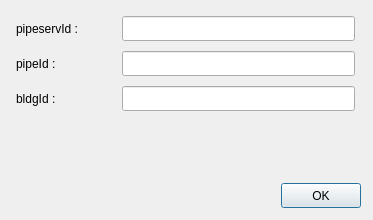
<?xml version="1.0" encoding="UTF-8"?>
<ui version="4.0">
 <class>Dialog</class>
 <widget class="QDialog" name="Dialog">
  <property name="geometry">
   <rect>
    <x>0</x>
    <y>0</y>
    <width>373</width>
    <height>220</height>
   </rect>
  </property>
  <property name="windowTitle">
   <string>Dialog</string>
  </property>
  <widget class="QWidget" name="layoutWidget">
   <property name="geometry">
    <rect>
     <x>10</x>
     <y>180</y>
     <width>351</width>
     <height>31</height>
    </rect>
   </property>
   <layout class="QHBoxLayout" name="horizontalLayout">
    <item>
     <spacer name="horizontalSpacer_8">
      <property name="orientation">
       <enum>Qt::Horizontal</enum>
      </property>
      <property name="sizeHint" stdset="0">
       <size>
        <width>40</width>
        <height>25</height>
       </size>
      </property>
     </spacer>
    </item>
    <item>
     <widget class="QPushButton" name="okBtn">
      <property name="minimumSize">
       <size>
        <width>0</width>
        <height>25</height>
       </size>
      </property>
      <property name="maximumSize">
       <size>
        <width>16777215</width>
        <height>25</height>
       </size>
      </property>
      <property name="text">
       <string>OK</string>
      </property>
     </widget>
    </item>
   </layout>
  </widget>
  <widget class="QWidget" name="layoutWidget_2">
   <property name="geometry">
    <rect>
     <x>10</x>
     <y>10</y>
     <width>351</width>
     <height>107</height>
    </rect>
   </property>
   <layout class="QGridLayout" name="gridLayout">
    <property name="leftMargin">
     <number>6</number>
    </property>
    <property name="topMargin">
     <number>6</number>
    </property>
    <property name="rightMargin">
     <number>6</number>
    </property>
    <property name="bottomMargin">
     <number>6</number>
    </property>
    <property name="horizontalSpacing">
     <number>6</number>
    </property>
    <property name="verticalSpacing">
     <number>10</number>
    </property>
    <item row="0" column="0">
     <widget class="QLabel" name="label">
      <property name="minimumSize">
       <size>
        <width>100</width>
        <height>25</height>
       </size>
      </property>
      <property name="maximumSize">
       <size>
        <width>16777215</width>
        <height>25</height>
       </size>
      </property>
      <property name="text">
       <string>pipeservId :</string>
      </property>
     </widget>
    </item>
    <item row="0" column="1">
     <widget class="QLineEdit" name="pipeservId">
      <property name="minimumSize">
       <size>
        <width>0</width>
        <height>25</height>
       </size>
      </property>
      <property name="maximumSize">
       <size>
        <width>16777215</width>
        <height>25</height>
       </size>
      </property>
     </widget>
    </item>
    <item row="1" column="0">
     <widget class="QLabel" name="label_2">
      <property name="minimumSize">
       <size>
        <width>100</width>
        <height>25</height>
       </size>
      </property>
      <property name="maximumSize">
       <size>
        <width>16777215</width>
        <height>25</height>
       </size>
      </property>
      <property name="text">
       <string>pipeId :</string>
      </property>
     </widget>
    </item>
    <item row="1" column="1">
     <widget class="QLineEdit" name="pipeId">
      <property name="minimumSize">
       <size>
        <width>0</width>
        <height>25</height>
       </size>
      </property>
      <property name="maximumSize">
       <size>
        <width>16777215</width>
        <height>25</height>
       </size>
      </property>
     </widget>
    </item>
    <item row="2" column="0">
     <widget class="QLabel" name="label_3">
      <property name="minimumSize">
       <size>
        <width>100</width>
        <height>25</height>
       </size>
      </property>
      <property name="maximumSize">
       <size>
        <width>16777215</width>
        <height>25</height>
       </size>
      </property>
      <property name="text">
       <string>bldgId :</string>
      </property>
     </widget>
    </item>
    <item row="2" column="1">
     <widget class="QLineEdit" name="bldgId">
      <property name="minimumSize">
       <size>
        <width>0</width>
        <height>25</height>
       </size>
      </property>
      <property name="maximumSize">
       <size>
        <width>16777215</width>
        <height>25</height>
       </size>
      </property>
     </widget>
    </item>
   </layout>
  </widget>
 </widget>
 <resources/>
 <connections/>
</ui>
